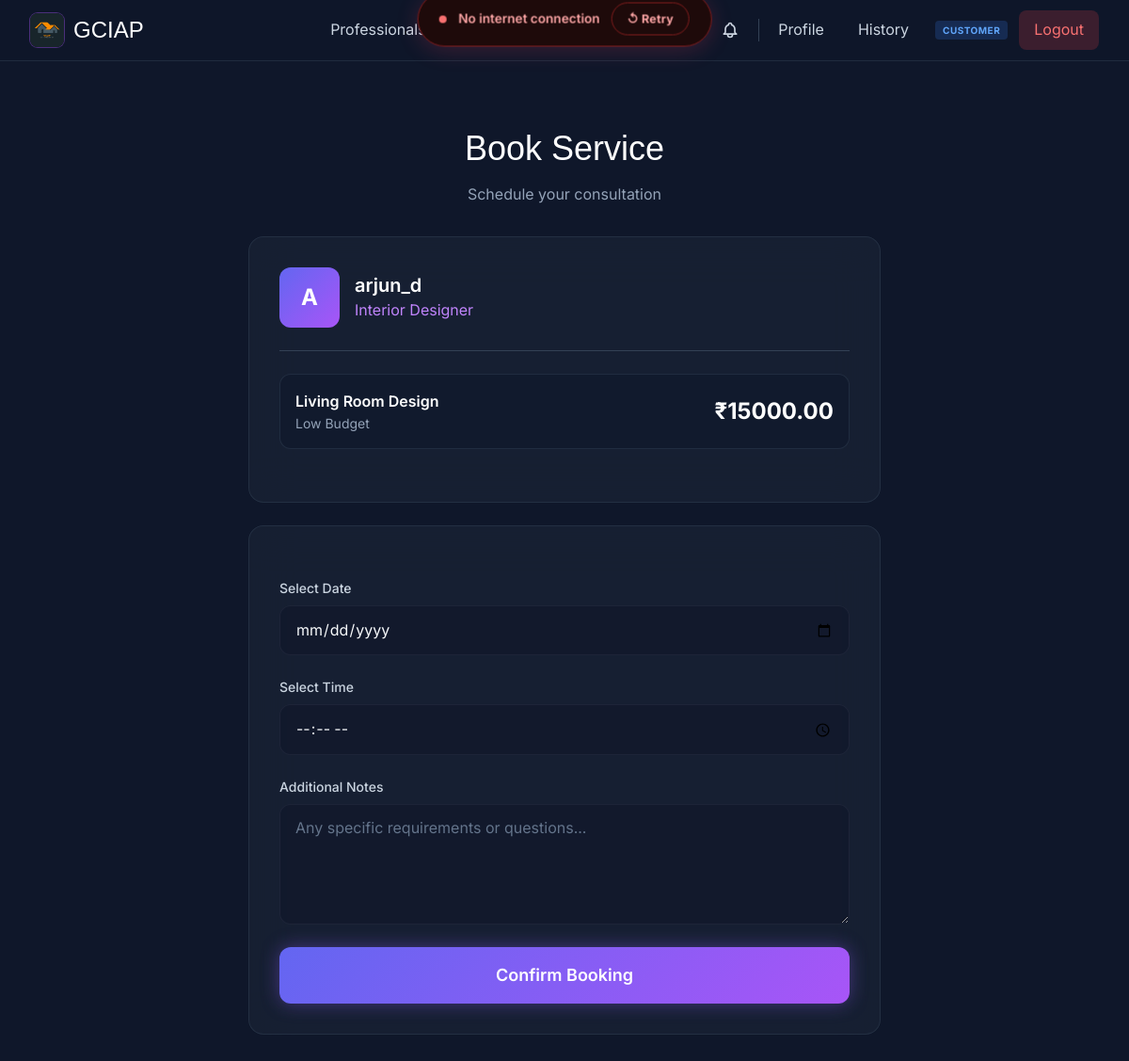
The app's page /bookings/create/2/1/ (signed in) with its own data.
### professionals/models.py (models this page shows, shortened)
class Professional(models.Model):
    PROFESSIONAL_TYPES = [
        ('interior_designer', 'Interior Designer'),
        ('exterior_designer', 'Exterior Designer'),
        ('architect', 'Architect'),
        ('worker', 'Worker'),
        ('contractor', 'Contractor'),
    ]
    user = models.OneToOneField(User, on_delete=models.CASCADE)
    professional_type = models.CharField(max_length=20, choices=PROFESSIONAL_TYPES)
    bio = models.TextField()
    experience_years = models.IntegerField(default=0)
    phone = models.CharField(max_length=15)
    address = models.TextField()
    is_available = models.BooleanField(default=True)
    created_at = models.DateTimeField(auto_now_add=True)
    updated_at = models.DateTimeField(auto_now=True)

class ServicePricing(models.Model):
    BUDGET_LEVELS = [
        ('low', 'Low'),
        ('medium', 'Medium'),
        ('high', 'High'),
    ]
    professional = models.ForeignKey(Professional, on_delete=models.CASCADE, related_name='pricings')
    service_name = models.CharField(max_length=200)
    budget_level = models.CharField(max_length=10, choices=BUDGET_LEVELS)
    price = models.DecimalField(max_digits=10, decimal_places=2)
    description = models.TextField()
    created_at = models.DateTimeField(auto_now_add=True)

### bookings/views.py (the view)
# urls.py: path('create/<int:professional_id>/<int:service_id>/', views.create_booking, name='create_booking'),
@login_required
def create_booking(request, professional_id, service_id):
    professional = get_object_or_404(Professional, pk=professional_id)
    service = get_object_or_404(ServicePricing, pk=service_id)
    if request.method == 'POST':
        form = BookingForm(request.POST)
        if form.is_valid():
            booking = form.save(commit=False)
            booking.user = request.user
            booking.professional = professional
            booking.service = service
            booking.save()
            Notification.objects.create(
                user=professional.user,
                booking=booking,
                message=f'New booking from {request.user.username}'
            )
            messages.success(request, 'Booking created successfully!')
            return redirect('users:booking_history')
    else:
        form = BookingForm()
    return render(request, 'bookings/create_booking.html', {
        'form': form,
        'professional': professional,
        'service': service
    })

### bookings/forms.py
class BookingForm(forms.ModelForm):
    class Meta:
        model = Booking
        fields = ['booking_date', 'booking_time', 'notes']
        widgets = {
            'booking_date': forms.DateInput(attrs={'type': 'date'}),
            'booking_time': forms.TimeInput(attrs={'type': 'time'}),
        }

### users/context_processors.py (called while the page is built)
def role_context(request):
    context = {
        'user_role': None,
        'is_admin': False,
        'is_professional': False,
        'is_customer': False,
        'ROLE_ADMIN': ROLE_ADMIN,
        'ROLE_PROFESSIONAL': ROLE_PROFESSIONAL,
        'ROLE_CUSTOMER': ROLE_CUSTOMER,
    }
    if request.user.is_authenticated:
        user_role = get_user_role(request.user)
        context.update({
            'user_role': user_role,
            'is_admin': user_role == ROLE_ADMIN,
            'is_professional': user_role == ROLE_PROFESSIONAL,
            'is_customer': user_role == ROLE_CUSTOMER,
        })
    return context

### users/roles.py (called while the page is built)
def get_user_role(user):
    if not user or not user.is_authenticated:
        return None
    if user.is_superuser or user.is_staff:
        return ROLE_ADMIN
    if hasattr(user, 'professional'):
        return ROLE_PROFESSIONAL
    return ROLE_CUSTOMER

### templates/bookings/create_booking.html (shortened to what this page needs)
{% extends 'base/base.html' %}
{% block content %}
<div class="py-12 px-4 sm:px-6 lg:px-8">
    <div class="max-w-2xl mx-auto">
        <div class="text-center mb-8">
            <h1 class="animate-item font-boa text-4xl text-gradient mb-4">Book Service</h1>
            <p class="animate-item text-slate-400">Schedule your consultation</p>
        </div>
        <div class="animate-item bg-slate-800/50 backdrop-blur-xl rounded-2xl border border-slate-700/50 p-8 mb-6">
            <div class="flex items-center gap-4 mb-6 pb-6 border-b border-slate-700">
                <div class="w-16 h-16 rounded-xl gradient-primary flex items-center justify-center text-2xl font-bold text-white">
                    {{ professional.user.username|slice:":1"|upper }}
                </div>
                <div>
                    <h3 class="text-xl font-semibold text-white">{{ professional.user.username }}</h3>
                    <p class="text-purple-400">{{ professional.get_professional_type_display }}</p>
                </div>
            </div>
            <div class="p-4 rounded-xl bg-slate-900/50 border border-slate-700/50 mb-6">
                <div class="flex items-center justify-between">
                    <div>
                        <h4 class="font-semibold text-white">{{ service.service_name }}</h4>
                        <p class="text-slate-400 text-sm">{{ service.get_budget_level_display }} Budget</p>
                    </div>
                    <span class="text-2xl font-bold text-gradient">₹{{ service.price }}</span>
                </div>
            </div>
        </div>
        <div class="animate-item bg-slate-800/50 backdrop-blur-xl rounded-2xl border border-slate-700/50 p-8">
            <form method="post" class="space-y-6">
                <div>
                    <label class="block text-sm font-medium text-slate-300 mb-2">Select Date</label>
                    <input type="date" name="booking_date" required
                        class="w-full px-4 py-3 rounded-xl bg-slate-900/50 border border-slate-600 text-white focus:outline-none focus:ring-2 focus:ring-purple-500 focus:border-transparent transition-all duration-300">
                </div>
                <div>
                    <label class="block text-sm font-medium text-slate-300 mb-2">Select Time</label>
                    <input type="time" name="booking_time" required
                        class="w-full px-4 py-3 rounded-xl bg-slate-900/50 border border-slate-600 text-white focus:outline-none focus:ring-2 focus:ring-purple-500 focus:border-transparent transition-all duration-300">
                </div>
                <div>
                    <label class="block text-sm font-medium text-slate-300 mb-2">Additional Notes</label>
                    <textarea name="notes" rows="4"
                        class="w-full px-4 py-3 rounded-xl bg-slate-900/50 border border-slate-600 text-white placeholder-slate-500 focus:outline-none focus:ring-2 focus:ring-purple-500 focus:border-transparent transition-all duration-300"
                        placeholder="Any specific requirements or questions..."></textarea>
                </div>
                <button type="submit" class="w-full py-4 rounded-xl gradient-primary text-white font-semibold text-lg hover:opacity-90 transition-all duration-300 btn-glow">
                    Confirm Booking
                </button>
            </form>
        </div>
    </div>
</div>
{% endblock %}

### static/css/base.css (style rules this page uses)
:root { --primary-gradient: linear-gradient(135deg, #6366f1 0%, #a855f7 100%); --surface-dark: #020617; --surface-light: #1e293b; --glass-bg: rgba(30, 41, 59, 0.4); --glass-border: rgba(255, 255, 255, 0.05); --text-primary: #f8fafc; --text-secondary: #94a3b8; --accent-color: #8b5cf6; }
* { margin: 0; padding: 0; box-sizing: border-box; }
body { font-family: 'Inter', sans-serif; line-height: 1.6; color: var(--text-primary); background-color: var(--surface-dark); }
.gradient-primary { background: var(--primary-gradient); }
.font-boa { font-family: 'BoaConstruktorBold', sans-serif; }
input, textarea, select { background-color: rgba(15, 23, 42, 0.6) !important; border: 1px solid var(--glass-border) !important; color: var(--text-primary) !important; padding: 0.75rem 1rem; border-radius: 0.75rem; width: 100%; transition: all 0.3s ease; }

### records on screen
Professional: user.username "A", user.username "arjun_d", professional_type "Interior Designer"
ServicePricing: service_name "Living Room Design", budget_level "Low", price "15000.00"

### other values on screen
{{ user_role }} "CUSTOMER"
